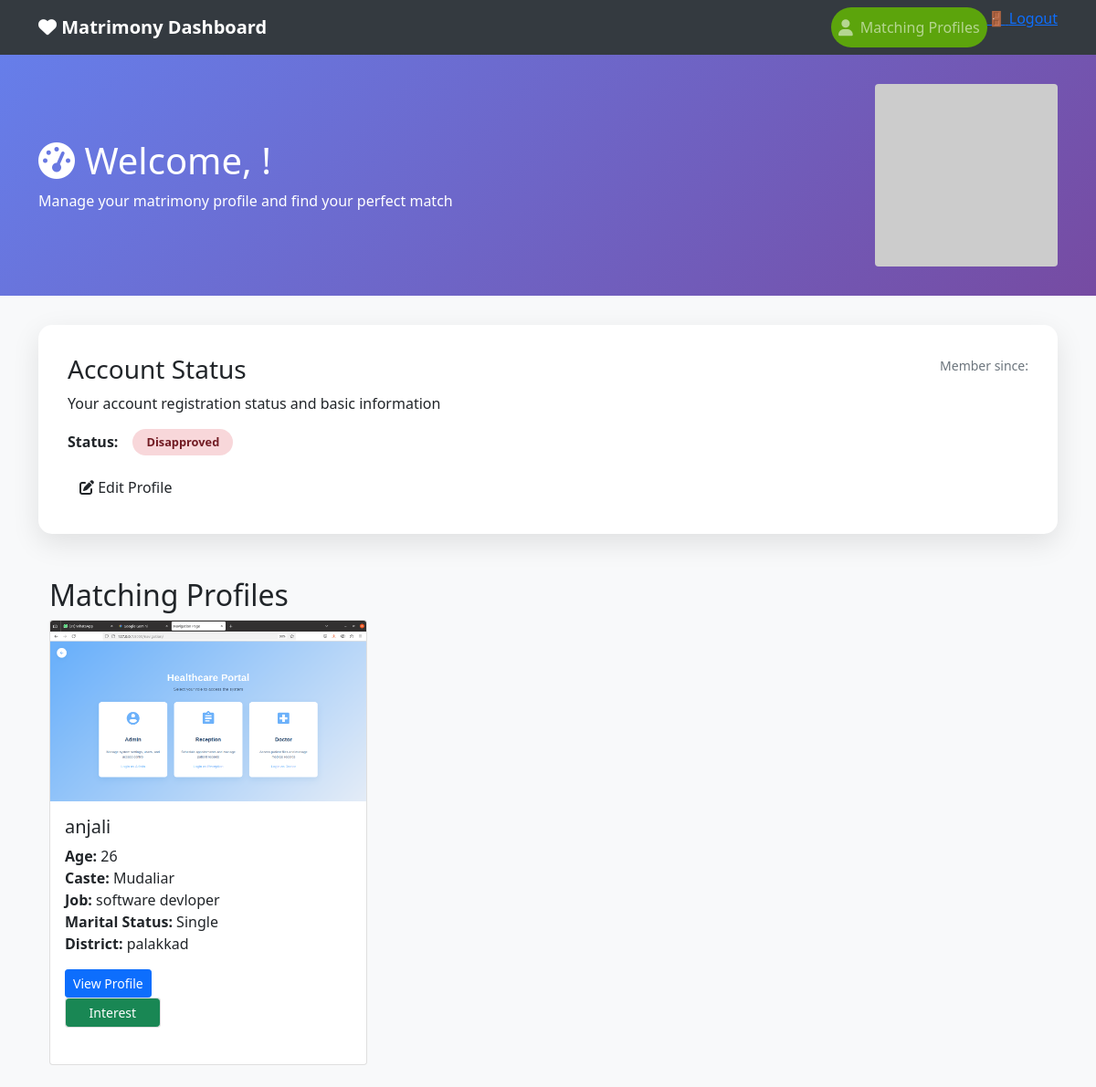
The page /matching-profiles/ (signed in) on the database as committed earlier.
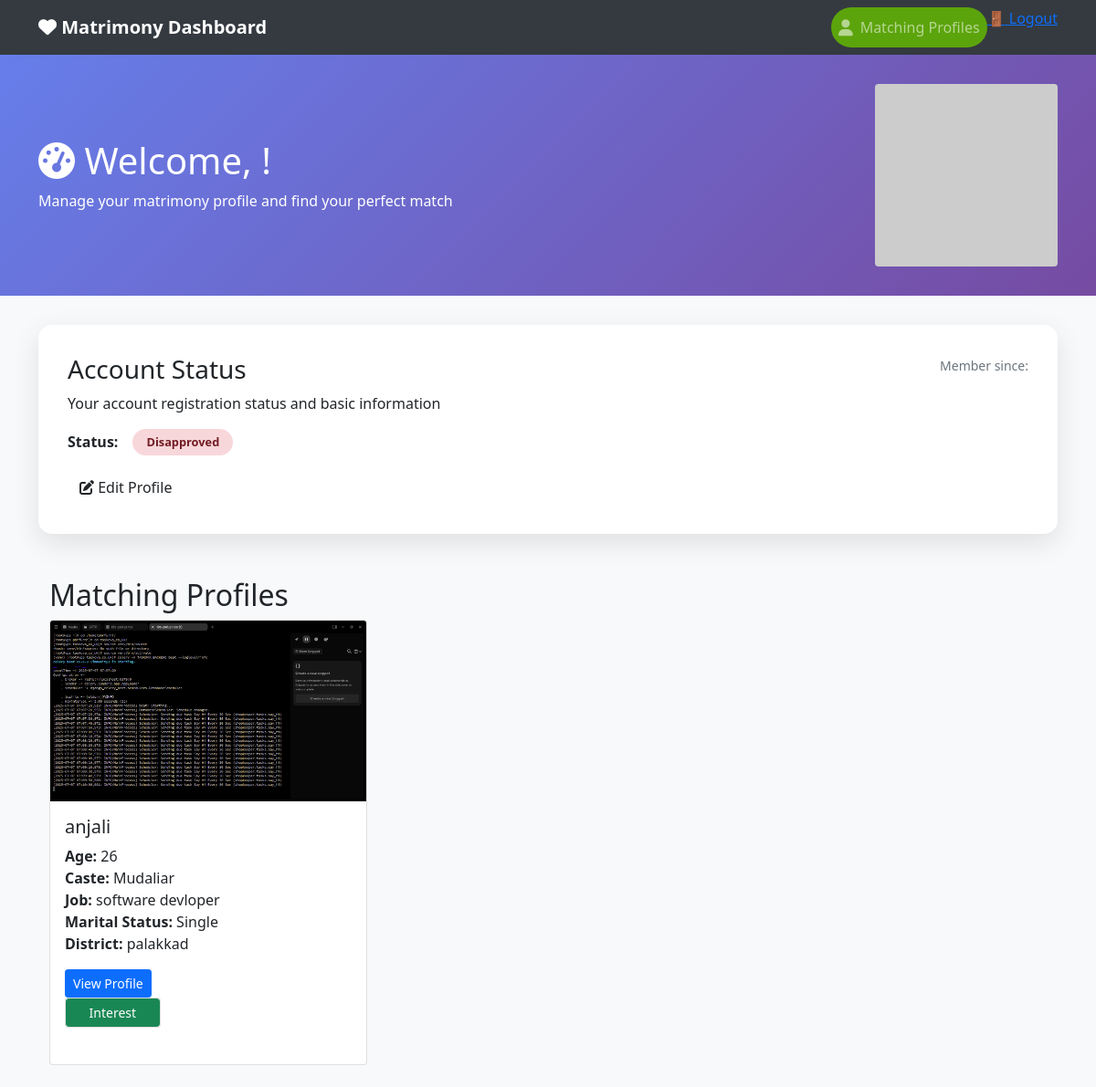
The same page on the database as committed later.
### accounts/models.py (models this page shows, shortened)
class Customer(models.Model):
    user = models.OneToOneField(User, related_name="customer_profile", on_delete=models.CASCADE, blank=True, null=True)
    CASTE_CHOICES = (
        ("Mudaliar", "Mudaliar"),
        ("Chetty", "Chetty"),
        ("Devanga", "Devanga"),
        ("Ezhavas_Thiyas", "Ezhavas & Thiyas"),
        ("Thandan", "Thandan"),
    )
    MARITAL_STATUS_CHOICES = (
        ("Single", "Single"),
        ("Divorced", "Divorced"),
    )
    STAR_CHOICES = (
        ("Aswathi", "Aswathi"),
        ("Bharani", "Bharani"),
        ("Karthika", "Karthika"),
        ("Rohini", "Rohini"),
        ("Makayiram", "Makayiram"),
        ("Thiruvathira", "Thiruvathira"),
        ("Punartham", "Punartham"),
        ("Pooyam", "Pooyam"),
        ("Aayilyam", "Aayilyam"),
        ("Makam", "Makam"),
        ("Pooram", "Pooram"),
        ("Uthram", "Uthram"),
        ("Atham", "Atham"),
        ("Chittira", "Chittira"),
        ("Chothi", "Chothi"),
        ("Vishakam", "Vishakam"),
        ("Anizham", "Anizham"),
        ("Thiruketta", "Thiruketta"),
        ("Moolam", "Moolam"),
        ("Pooradam", "Pooradam"),
        ("Uthradam", "Uthradam"),
        ("Thiruvonam", "Thiruvonam"),
        ("Avittam", "Avittam"),
        ("Chathayam", "Chathayam"),
        ("Pooruruttathi", "Pooruruttathi"),
        ("Uthrattathi", "Uthrattathi"),
        ("Revathi", "Revathi"),
    )
    father_name = models.CharField(max_length=256, blank=True, null=True)
    age = models.IntegerField(blank=True, null=True)
    gender = models.CharField(max_length=256, blank=True, null=True)
    contact_no = models.CharField(max_length=10, blank=True, null=True)
    description = models.CharField(max_length=256, blank=True, null=True)
    profile_image = models.ImageField(upload_to="profile_images/", null=True, blank=True)
    id_proof = models.CharField(max_length=256, blank=True, null=True)
    address = models.CharField(max_length=300, blank=True, null=True)
    star = models.CharField(max_length=50, choices=STAR_CHOICES, blank=True, null=True)
    married_sisters = models.CharField(max_length=250, blank=True, null=True)
    married_brothers = models.CharField(max_length=250, blank=True, null=True)
    no_sisters = models.CharField(max_length=250, blank=True, null=True)
    no_brothers = models.CharField(max_length=250, blank=True, null=True)
    mother_job = models.CharField(max_length=250, blank=True, null=True)
    father_job = models.CharField(max_length=250, blank=True, null=True)
    mother_name = models.CharField(max_length=250, blank=True, null=True)
    landline_no = models.IntegerField(blank=True, null=True)
    year = models.CharField(max_length=250, blank=True, null=True)
    school = models.CharField(max_length=250, blank=True, null=True)
    education = models.CharField(max_length=250, blank=True, null=True)
    income = models.CharField(max_length=250, blank=True, null=True)
    job_city = models.CharField(max_length=250, blank=True, null=True)
    job_department = models.CharField(max_length=250, blank=True, null=True)
    company = models.CharField(max_length=250, blank=True, null=True)
    job = models.CharField(max_length=250, blank=True, null=True)
    caste = models.CharField(max_length=250, choices=CASTE_CHOICES, blank=True, null=True)
    marital_status = models.CharField(max_length=50, choices=MARITAL_STATUS_CHOICES, blank=True, null=True)
    physical_condition = models.CharField(max_length=250, blank=True, null=True)
    weight = models.CharField(max_length=250, blank=True, null=True)
    complexion = models.CharField(max_length=250, blank=True, null=True)
    height = models.CharField(max_length=250, blank=True, null=True)
    time_birth = models.CharField(max_length=250, blank=True, null=True)
    place_birth = models.CharField(max_length=250, blank=True, null=True)
    dob = models.CharField(max_length=250, blank=True, null=True)
    district = models.CharField(max_length=250, blank=True, null=True)
    city = models.CharField(max_length=250, blank=True, null=True)
    post = models.CharField(max_length=250, blank=True, null=True)
    pin_code = models.CharField(max_length=250, blank=True, null=True)
    street = models.CharField(max_length=250, blank=True, null=True)
    house_name = models.CharField(max_length=250, blank=True, null=True)
    STATUS_CHOICES = (
        (0, "Pending"),
        (1, "Approved"),
    )
    status = models.IntegerField(choices=STATUS_CHOICES, default=0)
    is_active= models.BooleanField(default=True)
    created = models.DateTimeField(auto_now_add=True, blank=True, null=True)
    updated = models.DateTimeField(auto_now=True, blank=True, null=True)
    dosham = models.CharField(max_length=50, blank=True, null=True)

class User(AbstractUser):
    is_superadmin = models.BooleanField(default=False)
    is_customer = models.BooleanField(default=False)

### accounts/views.py (the view)
# urls.py: path('matching-profiles/', views.matching_profiles, name='matching_profiles'),
@login_required
def matching_profiles(request):
    logged_in_customer = Customer.objects.get(user=request.user)
    user_caste = logged_in_customer.caste
    user_gender = logged_in_customer.gender
    if user_gender == 'Male':
        opposite_gender = 'Female'
    elif user_gender == 'Female':
        opposite_gender = 'Male'
    else:
        opposite_gender = None
    matching_profiles = []
    if opposite_gender:
        matching_profiles = Customer.objects.filter(
            Q(caste=user_caste) & Q(gender=opposite_gender)
        ).exclude(user=request.user)
    sent_interest_ids = Interest.objects.filter(sender=logged_in_customer).values_list('receiver__id', flat=True)
    context = {
        'matching_profiles': matching_profiles,
        'logged_in_customer': logged_in_customer,
        'sent_interest_ids': sent_interest_ids,  # Pass the list of IDs to the template
    }
    return render(request, 'customer_dashboard/matching_profiles.html', context)

### templates/customer_dashboard/matching_profiles.html (shortened to what this page needs)
<!DOCTYPE html>
<html lang="en">
<head>
    <link href="https://cdn.jsdelivr.net/npm/bootstrap@5.1.3/dist/css/bootstrap.min.css" rel="stylesheet">
    <link href="https://cdnjs.cloudflare.com/ajax/libs/font-awesome/6.0.0/css/all.min.css" rel="stylesheet">
</head>
<body style="background: #f8f9fa;">
    <nav class="navbar navbar-expand-lg navbar-dark" style="background: #343a40;">
        <div class="container">
            <a class="navbar-brand" href="#"><i class="fas fa-heart"></i> Matrimony Dashboard</a>
            <div class="navbar-nav ms-auto">
                <a class="nav-link btn-profile" href=""><i class="fas fa-user"></i> Matching Profiles</a>
                <div class="logout-section">
                    <a href="#" class="logout-link" onclick="confirmLogout(event)">
                        <span class="nav-icon">🚪</span>
                        <span class="nav-text">Logout</span>
                    </a>
                </div>
            </div>
        </div>
    </nav>
    <div class="dashboard-header">
        <div class="container">
            <div class="row align-items-center">
                <div class="col-md-8">
                    <h1><i class="fas fa-tachometer-alt"></i> Welcome, {{ customer.user.get_full_name }}!</h1>
                    <p class="mb-0">Manage your matrimony profile and find your perfect match</p>
                </div>
                <div class="col-md-4 text-end">
                    {% if customer.profile_image %}
                    <img src="{{ customer.profile_image.url }}" alt="Profile Image" class="profile-image">
                    {% else %}
                    <img src="https://via.placeholder.com/200" alt="No Image" class="img-fluid rounded">
                    {% endif %}
                </div>
            </div>
        </div>
    </div>
    <div class="container">
        <div class="welcome-card">
            <div class="row">
                <div class="col-md-8">
                    <h3>Account Status</h3>
                    <p>Your account registration status and basic information</p>
                    <div class="d-flex align-items-center">
                        <span class="me-3"><strong>Status:</strong></span>
                        {% if customer.status == 1 %}
                        <span class="status-badge status-approved">Approved</span>
                        {% elif customer.status == 0 %}
                        <span class="status-badge status-pending">Pending Approval</span>
                        {% else %}
                        <span class="status-badge status-disapproved">Disapproved</span>
                        {% endif %}
                    </div>
                    <div class="mt-3">
                        <a href="" class="btn btn-edit"><i class="fas fa-edit"></i> Edit Profile</a>
                    </div>
                </div>
                <div class="col-md-4 text-end">
                    <div class="text-muted">
                        <small>Member since: {{ customer.created|date:"M d, Y" }}</small>
                    </div>
                </div>
            </div>
        </div>
        <div class="container mt-5">
            <h2>Matching Profiles</h2>
            {% if matching_profiles %}
            <div class="row">
                {% for profile in matching_profiles %}
                <div class="col-md-4 mb-4">
                    <div class="card h-100">
                        <img src="{{ profile.profile_image.url }}" class="card-img-top"
                            alt="{{ profile.user.first_name }}">
                        <div class="card-body">
                            <h5 class="card-title">{{ profile.user.first_name }} {{ profile.user.last_name }}</h5>
                            <p class="card-text">
                                <strong>Age:</strong> {{ profile.age }}<br>
                                <strong>Caste:</strong> {{ profile.caste }}<br>
                                <strong>Job:</strong> {{ profile.job }}<br>
                                <strong>Marital Status:</strong> {{ profile.marital_status }}<br>
                                <strong>District:</strong> {{ profile.district }}
                            </p>
                            {% for profile in matching_profiles %}
                            <a href="#" class="btn btn-primary btn-sm view-profile-btn" data-id="{{ profile.id }}"
                                data-bs-toggle="modal" data-bs-target="#profileModal">View Profile</a>
                            {% endfor %}
                            {% for profile in matching_profiles %}
                            <div class="col-md-4 mb-4">
                                <div class="card h-100">
                                    {% if profile.id in sent_interest_ids %}
                                    <button type="button" class="btn btn-secondary btn-sm" disabled>Interested</button>
                                    {% else %}
                                    <button type="button" class="btn btn-success btn-sm interest-btn"
                                        data-id="{{ profile.id }}">Interest</button>
                                    {% endif %}
                                </div>
                            </div>
                            {% endfor %}
                        </div>
                    </div>
                </div>
                {% endfor %}
            </div>
            {% else %}
            <p>No matching profiles found in your caste.</p>
            {% endif %}
        </div>
    </div>
</body>
</html>

### templates/customer_dashboard/matching_profiles.html (style rules this page uses)
.dashboard-header { background: linear-gradient(135deg, #667eea 0%, #764ba2 100%); color: white; padding: 2rem 0; margin-bottom: 2rem; }
.welcome-card { background: white; border-radius: 15px; box-shadow: 0 10px 30px rgba(0, 0, 0, 0.1); padding: 2rem; margin-bottom: 2rem; }
.navbar-brand { font-weight: bold; }
.status-badge { padding: 5px 15px; border-radius: 20px; font-size: 0.8rem; font-weight: bold; }
.status-disapproved { background: #f8d7da; color: #721c24; }
.btn-profile { display: inline-flex; align-items: center; padding: 10px 20px; background-color: #5ca40c; color: #fff; text-decoration: none; border-radius: 25px; font-size: 16px; font-weight: 500; transition: background-color 0.3s ease, transform 0.2s ease; border: none; cursor: pointer; margin-left: 0%; }
.btn-profile .fas { margin-right: 8px; font-size: 18px; }

Rows that differ between the two databases and show on the page:
changed Customer "Mudaliar": profile_image: a different picture
